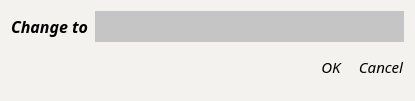
<?xml version="1.0" encoding="UTF-8"?>
<ui version="4.0">
 <class>UpdateInput</class>
 <widget class="QDialog" name="UpdateInput">
  <property name="geometry">
   <rect>
    <x>0</x>
    <y>0</y>
    <width>415</width>
    <height>101</height>
   </rect>
  </property>
  <property name="maximumSize">
   <size>
    <width>415</width>
    <height>101</height>
   </size>
  </property>
  <property name="windowTitle">
   <string>Dialog</string>
  </property>
  <property name="styleSheet">
   <string notr="true">background-color: rgb(243, 242, 238);
border: 0px;</string>
  </property>
  <layout class="QVBoxLayout" name="verticalLayout">
   <item>
    <layout class="QHBoxLayout" name="horizontalLayout_2">
     <item>
      <widget class="QLabel" name="label">
       <property name="font">
        <font>
         <family>Corbel</family>
         <pointsize>12</pointsize>
         <italic>true</italic>
         <bold>true</bold>
        </font>
       </property>
       <property name="text">
        <string>Change to</string>
       </property>
      </widget>
     </item>
     <item>
      <widget class="QTextEdit" name="textEdit">
       <property name="maximumSize">
        <size>
         <width>16777215</width>
         <height>31</height>
        </size>
       </property>
       <property name="font">
        <font>
         <family>Courier New</family>
         <pointsize>11</pointsize>
         <italic>true</italic>
         <bold>true</bold>
        </font>
       </property>
       <property name="styleSheet">
        <string notr="true">background-color:rgb(197, 197, 197);</string>
       </property>
      </widget>
     </item>
    </layout>
   </item>
   <item>
    <spacer name="verticalSpacer_2">
     <property name="orientation">
      <enum>Qt::Vertical</enum>
     </property>
     <property name="sizeType">
      <enum>QSizePolicy::Fixed</enum>
     </property>
     <property name="sizeHint" stdset="0">
      <size>
       <width>10</width>
       <height>8</height>
      </size>
     </property>
    </spacer>
   </item>
   <item>
    <layout class="QHBoxLayout" name="horizontalLayout">
     <item>
      <spacer name="horizontalSpacer">
       <property name="orientation">
        <enum>Qt::Horizontal</enum>
       </property>
       <property name="sizeHint" stdset="0">
        <size>
         <width>40</width>
         <height>20</height>
        </size>
       </property>
      </spacer>
     </item>
     <item>
      <widget class="QPushButton" name="OK">
       <property name="font">
        <font>
         <family>Corbel Light</family>
         <pointsize>11</pointsize>
         <italic>true</italic>
        </font>
       </property>
       <property name="text">
        <string>OK</string>
       </property>
      </widget>
     </item>
     <item>
      <spacer name="horizontalSpacer_2">
       <property name="orientation">
        <enum>Qt::Horizontal</enum>
       </property>
       <property name="sizeType">
        <enum>QSizePolicy::Fixed</enum>
       </property>
       <property name="sizeHint" stdset="0">
        <size>
         <width>10</width>
         <height>20</height>
        </size>
       </property>
      </spacer>
     </item>
     <item>
      <widget class="QPushButton" name="Cancel">
       <property name="font">
        <font>
         <family>Corbel Light</family>
         <pointsize>11</pointsize>
         <italic>true</italic>
        </font>
       </property>
       <property name="text">
        <string>Cancel</string>
       </property>
      </widget>
     </item>
    </layout>
   </item>
   <item>
    <spacer name="verticalSpacer">
     <property name="orientation">
      <enum>Qt::Vertical</enum>
     </property>
     <property name="sizeHint" stdset="0">
      <size>
       <width>20</width>
       <height>7</height>
      </size>
     </property>
    </spacer>
   </item>
  </layout>
 </widget>
 <resources/>
 <connections/>
</ui>
